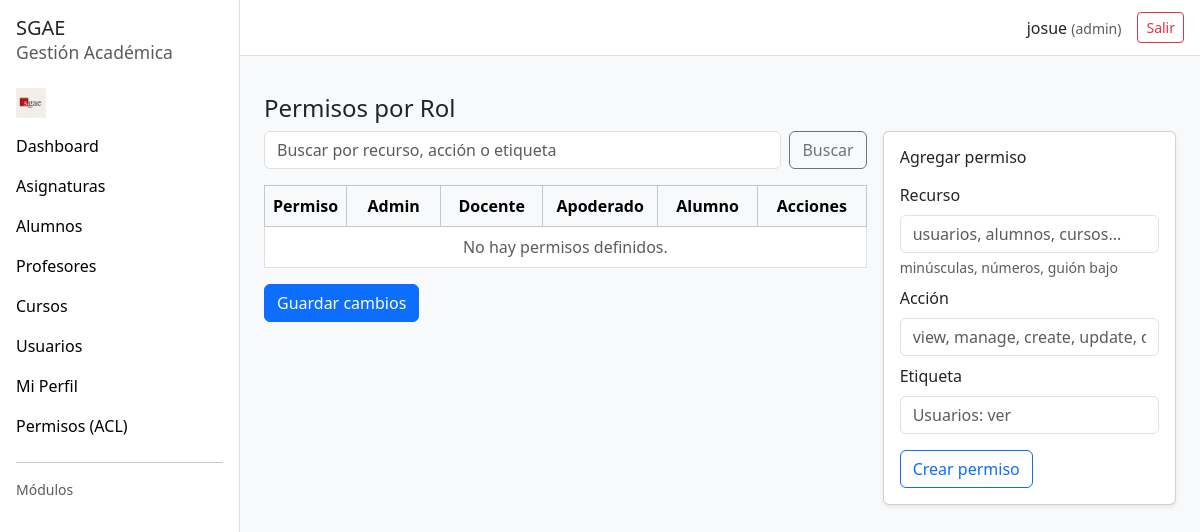
The app's page /public/permisos.php (signed in), older data.
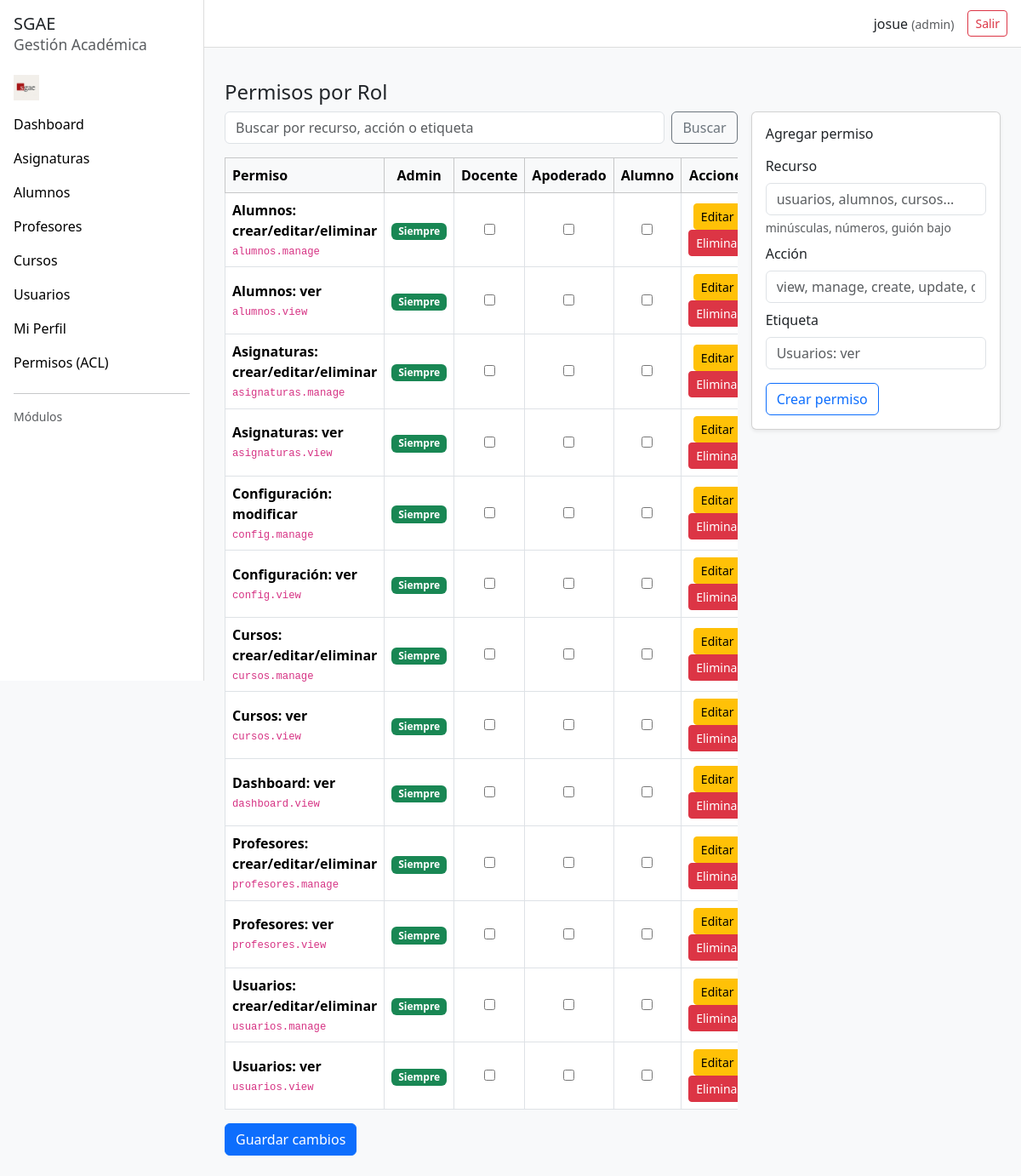
The same page, newer data.
### tables this page shows
CREATE TABLE IF NOT EXISTS permisos (
  id_permiso INT AUTO_INCREMENT PRIMARY KEY,
  recurso    VARCHAR(64) NOT NULL,
  accion     VARCHAR(32) NOT NULL,
  etiqueta   VARCHAR(128) NOT NULL,  
  UNIQUE KEY uq_perm (recurso, accion)
);

### includes/acl.php (called while the page is built, shortened)
<?php
if (!function_exists('acl_can')) {
    function acl_can(PDO $pdo, string $rol, string $recurso, string $accion): bool {
        $rol = strtolower(trim($rol));
        if ($rol === 'admin') return true;
        $recurso = strtolower(trim($recurso));
        $accion  = strtolower(trim($accion));
        $st = $pdo->prepare("SELECT id_permiso FROM permisos WHERE recurso=:r AND accion=:a");
        $st->execute([':r'=>$recurso, ':a'=>$accion]);
        $pid = (int)($st->fetchColumn() ?: 0);
        $st2 = $pdo->prepare("SELECT 1 FROM rol_permiso WHERE rol=:rol AND id_permiso=:pid LIMIT 1");
        $st2->execute([':rol'=>$rol, ':pid'=>$pid]);
        return (bool)$st2->fetchColumn();
    }
}

### public/permisos.php (the view, shortened to what the changed rows need)
<?php
require __DIR__ . '/_layout_top.php';
require __DIR__ . '/../includes/acl.php';
$ROLES = ['admin','docente','apoderado','alumno'];
$rolActual   = strtolower($_SESSION['usuario']['rol'] ?? 'alumno');
$puedeEditar = acl_can($pdo, $rolActual, 'config', 'manage');
$permisos = $pdo->query("SELECT id_permiso, recurso, accion, etiqueta FROM permisos ORDER BY recurso, accion")->fetchAll(PDO::FETCH_ASSOC);
$grants = []; foreach ($ROLES as $r) $grants[$r] = [];
?>
<div class="row g-3">
  <div class="col-lg-8">
    <form method="post">
      <div class="table-responsive">
        <table class="table table-bordered align-middle">
          <thead class="table-light">
            <tr>
              <th style="white-space:nowrap">Permiso</th>
              <?php foreach ($ROLES as $rol): ?>
                <th class="text-center" style="width:130px"><?= htmlspecialchars(ucfirst($rol)) ?></th>
              <?php endforeach; ?>
              <th class="text-center" style="width:140px">Acciones</th>
            </tr>
          </thead>
          <tbody>
            <?php if (!$permisos): ?>
              <tr><td colspan="<?= 2+count($ROLES) ?>" class="text-center text-muted">No hay permisos definidos.</td></tr>
            <?php else: foreach ($permisos as $p): ?>
              <tr>
                <td>
                  <div class="fw-semibold"><?= htmlspecialchars($p['etiqueta']) ?></div>
                  <div class="text-muted small"><code><?= htmlspecialchars($p['recurso']) ?>.<?= htmlspecialchars($p['accion']) ?></code></div>
                </td>
                <?php foreach ($ROLES as $rol): ?>
                  <td class="text-center">
                    <?php if ($rol === 'admin'): ?>
                      <span class="badge bg-success">Siempre</span>
                    <?php else:
                      $checked = in_array((int)$p['id_permiso'], $grants[$rol], true);
                    ?>
                      <input type="checkbox" name="perm_<?= htmlspecialchars($rol) ?>[]" value="<?= (int)$p['id_permiso'] ?>"
                             <?= $checked ? 'checked' : '' ?> <?= $puedeEditar ? '' : 'disabled' ?>>
                    <?php endif; ?>
                  </td>
                <?php endforeach; ?>
                <td class="text-center">
                  <button type="button" class="btn btn-sm btn-warning me-1"
                          data-bs-toggle="modal" data-bs-target="#modalEditarPermiso"
                          data-id="<?= (int)$p['id_permiso'] ?>"
                          data-recurso="<?= htmlspecialchars($p['recurso']) ?>"
                          data-accion="<?= htmlspecialchars($p['accion']) ?>"
                          data-etiqueta="<?= htmlspecialchars($p['etiqueta']) ?>"
                          <?= $puedeEditar ? '' : 'disabled' ?>>Editar</button>
                  <button type="button" class="btn btn-sm btn-danger"
                          data-bs-toggle="modal" data-bs-target="#modalEliminarPermiso"
                          data-id="<?= (int)$p['id_permiso'] ?>"
                          data-etiqueta="<?= htmlspecialchars($p['etiqueta']) ?>"
                          <?= $puedeEditar ? '' : 'disabled' ?>>Eliminar</button>
                </td>
              </tr>
            <?php endforeach; endif; ?>
          </tbody>
        </table>
      </div>
    </form>
  </div>
</div>
<?php require __DIR__ . '/_layout_bottom.php';  ?>

Row changes from the older to the newer data that the page shows:
added permisos: etiqueta "Alumnos: crear/editar/eliminar", recurso "alumnos", accion "manage"
added permisos: etiqueta "Alumnos: ver", recurso "alumnos", accion "view"
added permisos: etiqueta "Asignaturas: crear/editar/eliminar", recurso "asignaturas", accion "manage"
added permisos: etiqueta "Asignaturas: ver", recurso "asignaturas", accion "view"
added permisos: etiqueta "Configuración: modificar", recurso "config", accion "manage"
added permisos: etiqueta "Configuración: ver", recurso "config", accion "view"
added permisos: etiqueta "Cursos: crear/editar/eliminar", recurso "cursos", accion "manage"
added permisos: etiqueta "Cursos: ver", recurso "cursos", accion "view"
added permisos: etiqueta "Dashboard: ver", recurso "dashboard", accion "view"
added permisos: etiqueta "Profesores: crear/editar/eliminar", recurso "profesores", accion "manage"
added permisos: etiqueta "Profesores: ver", recurso "profesores", accion "view"
added permisos: etiqueta "Usuarios: crear/editar/eliminar", recurso "usuarios", accion "manage"
added permisos: etiqueta "Usuarios: ver", recurso "usuarios", accion "view"
Text that changed along with them:
text no longer shown: "No hay permisos definidos."
